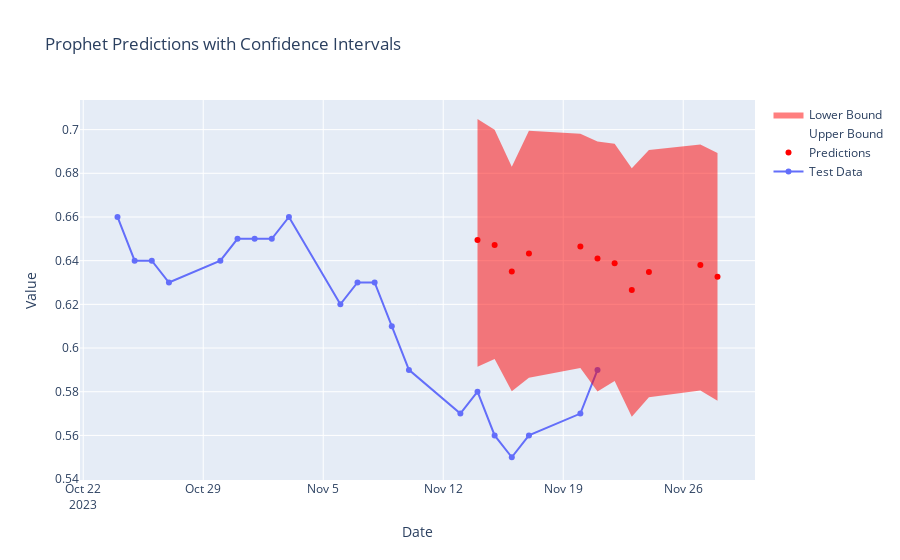

Write notebook code for a chart like this one.
### Code cell
# Redo the whole next bit so that forecasts and historical stuff are separatedfo9
end_date = raw_data['ds'].max()
pred_window = create_date_range_dataframe(end_date, 7, 7)
forecast = model.predict(pred_window)
forecast = forecast[forecast['ds'].dt.dayofweek < 5]

# Get most recent data
latest_data = raw_data.tail(21)
latest_data = latest_data[latest_data['ds'].dt.dayofweek < 5]

# Plot the results using Plotly
fig = go.Figure()

# Latest Data
fig.add_trace(go.Scatter(x=latest_data['ds'], y=latest_data['y'], name='Test Data', mode='lines+markers'))

# Predictions
# fig.add_trace(go.Scatter(x=forecast['ds'], y=forecast['yhat'], name='Predictions', mode='lines'))
fig.add_trace(go.Scatter(x=forecast['ds'], y=forecast['yhat'], mode='markers', 
                         marker=dict(color='red'), name='Predictions'))


# Confidence intervals
fig.add_trace(go.Scatter(x=forecast['ds'], y=forecast['yhat_upper'], name='Upper Bound', mode='lines', line=dict(width=0, color='red')))
fig.add_trace(go.Scatter(x=forecast['ds'], y=forecast['yhat_lower'], name='Lower Bound', mode='lines', line=dict(width=0, color='red'), fill='tonexty'))

fig.update_layout(title='Prophet Predictions with Confidence Intervals', xaxis_title='Date', yaxis_title='Value')
fig.show()

### Figure 1 — Plotly figure (JSON) as saved in the notebook; plotly's stock layout.template omitted (floating-point values rounded to 4 significant figures)
{"data": [{"mode": "lines+markers", "name": "Test Data", "type": "scatter", "x": ["2023-10-24T00:00:00", "2023-10-25T00:00:00", "2023-10-26T00:00:00", "2023-10-27T00:00:00", "2023-10-30T00:00:00", "2023-10-31T00:00:00", "2023-11-01T00:00:00", "2023-11-02T00:00:00", "2023-11-03T00:00:00", "2023-11-06T00:00:00", "2023-11-07T00:00:00", "2023-11-08T00:00:00", "2023-11-09T00:00:00", "2023-11-10T00:00:00", "2023-11-13T00:00:00", "2023-11-14T00:00:00", "2023-11-15T00:00:00", "2023-11-16T00:00:00", "2023-11-17T00:00:00", "2023-11-20T00:00:00", "2023-11-21T00:00:00"], "y": [0.66, 0.64, 0.64, 0.63, 0.64, 0.65, 0.65, 0.65, 0.66, 0.62, 0.63, 0.63, 0.61, 0.59, 0.57, 0.58, 0.56, 0.55, 0.56, 0.57, 0.59]}, {"marker": {"color": "red"}, "mode": "markers", "name": "Predictions", "type": "scatter", "x": ["2023-11-14T00:00:00", "2023-11-15T00:00:00", "2023-11-16T00:00:00", "2023-11-17T00:00:00", "2023-11-20T00:00:00", "2023-11-21T00:00:00", "2023-11-22T00:00:00", "2023-11-23T00:00:00", "2023-11-24T00:00:00", "2023-11-27T00:00:00", "2023-11-28T00:00:00"], "y": [0.6495, 0.6472, 0.635, 0.6432, 0.6465, 0.641, 0.6388, 0.6266, 0.6348, 0.638, 0.6326]}, {"line": {"color": "red", "width": 0}, "mode": "lines", "name": "Upper Bound", "type": "scatter", "x": ["2023-11-14T00:00:00", "2023-11-15T00:00:00", "2023-11-16T00:00:00", "2023-11-17T00:00:00", "2023-11-20T00:00:00", "2023-11-21T00:00:00", "2023-11-22T00:00:00", "2023-11-23T00:00:00", "2023-11-24T00:00:00", "2023-11-27T00:00:00", "2023-11-28T00:00:00"], "y": [0.7049, 0.7, 0.683, 0.6995, 0.6981, 0.6946, 0.6935, 0.6823, 0.6907, 0.6932, 0.6893]}, {"fill": "tonexty", "line": {"color": "red", "width": 0}, "mode": "lines", "name": "Lower Bound", "type": "scatter", "x": ["2023-11-14T00:00:00", "2023-11-15T00:00:00", "2023-11-16T00:00:00", "2023-11-17T00:00:00", "2023-11-20T00:00:00", "2023-11-21T00:00:00", "2023-11-22T00:00:00", "2023-11-23T00:00:00", "2023-11-24T00:00:00", "2023-11-27T00:00:00", "2023-11-28T00:00:00"], "y": [0.5915, 0.5949, 0.5802, 0.5864, 0.5909, 0.5801, 0.5849, 0.5686, 0.5774, 0.5805, 0.5758]}], "layout": {"title": {"text": "Prophet Predictions with Confidence Intervals"}, "xaxis": {"title": {"text": "Date"}}, "yaxis": {"title": {"text": "Value"}}}}
